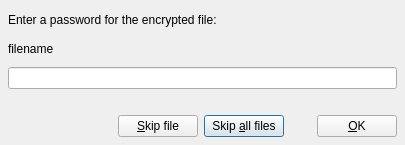
<ui version="4.0" >
 <class>MvdPasswordPrompt</class>
 <widget class="QDialog" name="MvdPasswordPrompt" >
  <property name="geometry" >
   <rect>
    <x>0</x>
    <y>0</y>
    <width>405</width>
    <height>145</height>
   </rect>
  </property>
  <property name="windowTitle" >
   <string>Password prompt</string>
  </property>
  <layout class="QGridLayout" >
   <property name="leftMargin" >
    <number>8</number>
   </property>
   <property name="topMargin" >
    <number>8</number>
   </property>
   <property name="rightMargin" >
    <number>8</number>
   </property>
   <property name="bottomMargin" >
    <number>8</number>
   </property>
   <property name="horizontalSpacing" >
    <number>6</number>
   </property>
   <property name="verticalSpacing" >
    <number>6</number>
   </property>
   <item row="4" column="2" colspan="2" >
    <widget class="QPushButton" name="mPB_SkipAll" >
     <property name="text" >
      <string>Skip &amp;all files</string>
     </property>
    </widget>
   </item>
   <item row="4" column="1" >
    <widget class="QPushButton" name="mPB_Skip" >
     <property name="text" >
      <string>&amp;Skip file</string>
     </property>
    </widget>
   </item>
   <item row="4" column="5" >
    <widget class="QPushButton" name="mPB_Ok" >
     <property name="text" >
      <string>&amp;OK</string>
     </property>
    </widget>
   </item>
   <item row="4" column="0" >
    <spacer>
     <property name="orientation" >
      <enum>Qt::Horizontal</enum>
     </property>
     <property name="sizeHint" >
      <size>
       <width>91</width>
       <height>20</height>
      </size>
     </property>
    </spacer>
   </item>
   <item row="4" column="4" >
    <spacer>
     <property name="orientation" >
      <enum>Qt::Horizontal</enum>
     </property>
     <property name="sizeType" >
      <enum>QSizePolicy::Fixed</enum>
     </property>
     <property name="sizeHint" >
      <size>
       <width>21</width>
       <height>20</height>
      </size>
     </property>
    </spacer>
   </item>
   <item row="0" column="0" colspan="3" >
    <widget class="QLabel" name="mL_Title" >
     <property name="text" >
      <string>&lt;html>&lt;head>&lt;meta name="qrichtext" content="1" />&lt;/head>&lt;body style=" white-space: pre-wrap; font-family:MS Shell Dlg; font-weight:400; font-style:normal; text-decoration:none;">&lt;p style=" margin-top:0px; margin-bottom:0px; margin-left:0px; margin-right:0px; -qt-block-indent:0; text-indent:0px;">Enter a password for the encrypted file:&lt;/p>&lt;/body>&lt;/html></string>
     </property>
    </widget>
   </item>
   <item row="1" column="0" colspan="3" >
    <widget class="QLabel" name="mL_File" >
     <property name="text" >
      <string>&lt;html>&lt;head>&lt;meta name="qrichtext" content="1" />&lt;/head>&lt;body style=" white-space: pre-wrap; font-family:MS Shell Dlg; font-weight:400; font-style:normal; text-decoration:none;">&lt;p style=" margin-top:0px; margin-bottom:0px; margin-left:0px; margin-right:0px; -qt-block-indent:0; text-indent:0px;">filename&lt;/p>&lt;/body>&lt;/html></string>
     </property>
    </widget>
   </item>
   <item row="3" column="3" >
    <spacer>
     <property name="orientation" >
      <enum>Qt::Vertical</enum>
     </property>
     <property name="sizeType" >
      <enum>QSizePolicy::Fixed</enum>
     </property>
     <property name="sizeHint" >
      <size>
       <width>20</width>
       <height>20</height>
      </size>
     </property>
    </spacer>
   </item>
   <item row="2" column="0" colspan="6" >
    <widget class="MvdClearEdit" name="mLE_Pwd" >
     <property name="echoMode" >
      <enum>QLineEdit::Password</enum>
     </property>
    </widget>
   </item>
  </layout>
 </widget>
 <customwidgets>
  <customwidget>
   <class>MvdClearEdit</class>
   <extends>QLineEdit</extends>
   <header>mvdshared/clearedit.h</header>
  </customwidget>
 </customwidgets>
 <resources/>
 <connections/>
</ui>
